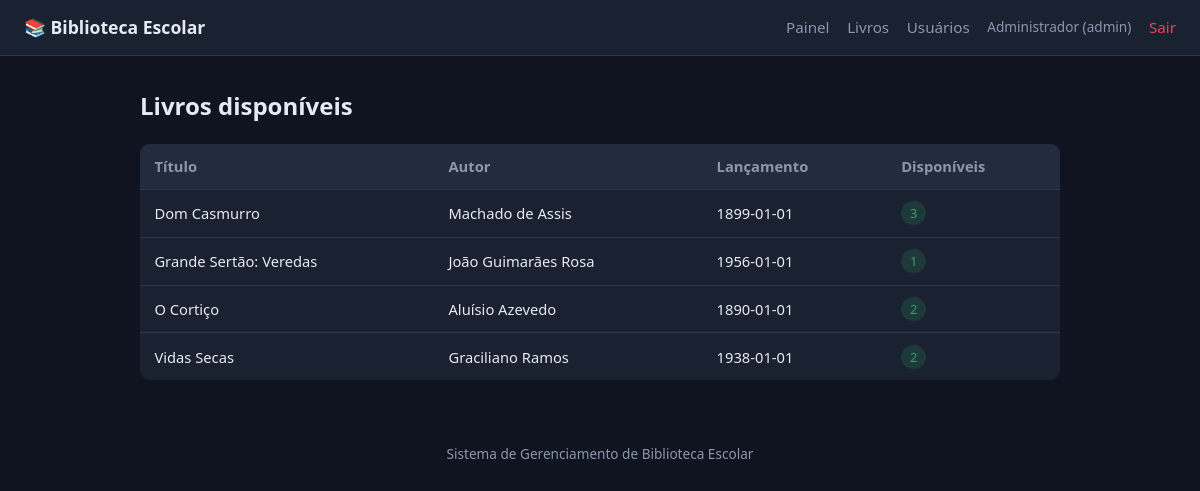
/user/dashboard.php (signed in), run on the app's committed database.
### tables this page shows
CREATE TABLE books (
    id            INT AUTO_INCREMENT PRIMARY KEY,
    title         VARCHAR(200) NOT NULL,
    author        VARCHAR(160) NOT NULL,
    release_date  DATE         NULL,
    total_copies  INT          NOT NULL DEFAULT 1,    
    created_at    TIMESTAMP    NOT NULL DEFAULT CURRENT_TIMESTAMP
);

### includes/auth.php (called while the page is built, shortened)
<?php
function e(?string $value): string
{
    return htmlspecialchars($value ?? '', ENT_QUOTES, 'UTF-8');
}

### user/dashboard.php (the view, shortened to what this page needs)
<?php
require __DIR__ . '/../config/database.php';
require __DIR__ . '/../includes/auth.php';
$sql = "
    SELECT b.id, b.title, b.author, b.release_date, b.total_copies,
           (b.total_copies - COALESCE(active.qtd, 0)) AS available
    FROM books b
    LEFT JOIN (
        SELECT book_id, COUNT(*) AS qtd
        FROM loans
        WHERE returned_at IS NULL
        GROUP BY book_id
    ) active ON active.book_id = b.id
    ORDER BY b.title
";
$books = $pdo->query($sql)->fetchAll();
require __DIR__ . '/../includes/header.php';
?>
<h1>Livros disponíveis</h1>
<table class="table">
    <thead>
        <tr><th>Título</th><th>Autor</th><th>Lançamento</th><th>Disponíveis</th></tr>
    </thead>
    <tbody>
    <?php foreach ($books as $b): ?>
        <tr>
            <td><?= e($b['title']) ?></td>
            <td><?= e($b['author']) ?></td>
            <td><?= e($b['release_date']) ?></td>
            <td>
                <?php if ((int)$b['available'] > 0): ?>
                    <span class="badge ok"><?= (int)$b['available'] ?></span>
                <?php else: ?>
                    <span class="badge off">Esgotado</span>
                <?php endif; ?>
            </td>
        </tr>
    <?php endforeach; ?>
    </tbody>
</table>
<?php require __DIR__ . '/../includes/footer.php'; ?>

### includes/header.php (shortened to what this page needs)
<!DOCTYPE html>
<html lang="pt-br">
<head>
    <link rel="stylesheet" href="/assets/style.css">
</head>
<body>
<header class="topbar">
    <div class="brand">📚 Biblioteca Escolar</div>
    <?php if (isset($_SESSION['user_id'])): ?>
        <nav class="nav">
            <?php if (($_SESSION['role'] ?? '') === 'admin'): ?>
                <a href="/admin/dashboard.php">Painel</a>
                <a href="/admin/books.php">Livros</a>
                <a href="/admin/users.php">Usuários</a>
            <?php else: ?>
                <a href="/user/dashboard.php">Acervo</a>
                <a href="/user/borrow.php">Emprestar</a>
                <a href="/user/returns.php">Meus empréstimos</a>
            <?php endif; ?>
            <span class="who">
                <?= htmlspecialchars($_SESSION['name'] ?? '', ENT_QUOTES, 'UTF-8') ?>
                (<?= htmlspecialchars($_SESSION['role'] ?? '', ENT_QUOTES, 'UTF-8') ?>)
            </span>
            <a class="logout" href="/logout.php">Sair</a>
        </nav>
    <?php endif; ?>
</header>
<main class="container">

### includes/footer.php
</main>
<footer class="footer">
    <span>Sistema de Gerenciamento de Biblioteca Escolar</span>
</footer>
</body>
</html>

### assets/style.css (style rules this page uses)
:root { --bg: #0f1420; --surface: #1a2130; --surface-2: #232c3f; --border: #2e394f; --text: #e6eaf2; --muted: #8b97ad; --accent: #4f8cff; --accent-hover: #3d78e8; --danger: #e5484d; --ok: #30a46c; --radius: 10px; }
* { box-sizing: border-box; }
body { margin: 0; font-family: system-ui, -apple-system, "Segoe UI", Roboto, sans-serif; background: var(--bg); color: var(--text); line-height: 1.5; }
.topbar { display: flex; align-items: center; justify-content: space-between; gap: 1rem; padding: 0.9rem 1.5rem; background: var(--surface); border-bottom: 1px solid var(--border); flex-wrap: wrap; }
.brand { font-weight: 700; font-size: 1.1rem; }
.nav { display: flex; align-items: center; gap: 1.1rem; flex-wrap: wrap; }
.nav a { color: var(--muted); text-decoration: none; font-size: 0.95rem; }
.nav .who { color: var(--muted); font-size: 0.85rem; }
.nav .logout { color: var(--danger); }
.container { max-width: 960px; margin: 2rem auto; padding: 0 1.25rem; }
h1 { font-size: 1.5rem; margin: 0 0 1.25rem; }
.table { width: 100%; border-collapse: collapse; background: var(--surface); border-radius: var(--radius); overflow: hidden; }
.table th, .table td { padding: 0.7rem 0.9rem; text-align: left; border-bottom: 1px solid var(--border); font-size: 0.92rem; }
.table th { background: var(--surface-2); color: var(--muted); font-weight: 600; }
.table tr:last-child td { border-bottom: none; }
.badge { display: inline-block; padding: 0.15rem 0.55rem; border-radius: 20px; font-size: 0.8rem; background: var(--surface-2); color: var(--muted); }
.badge.ok { background: rgba(48,164,108,0.18); color: var(--ok); }
.footer { text-align: center; color: var(--muted); font-size: 0.85rem; padding: 2rem 1rem; }

### data on the page
books: title "Dom Casmurro", author "Machado de Assis", release_date "1899-01-01", available "3"
books: title "Grande Sertão: Veredas", author "João Guimarães Rosa", release_date "1956-01-01", available "1"
books: title "O Cortiço", author "Aluísio Azevedo", release_date "1890-01-01", available "2"
books: title "Vidas Secas", author "Graciliano Ramos", release_date "1938-01-01", available "2"

### other printed values
$_SESSION['name'] "Administrador"
$_SESSION['role'] "admin"
